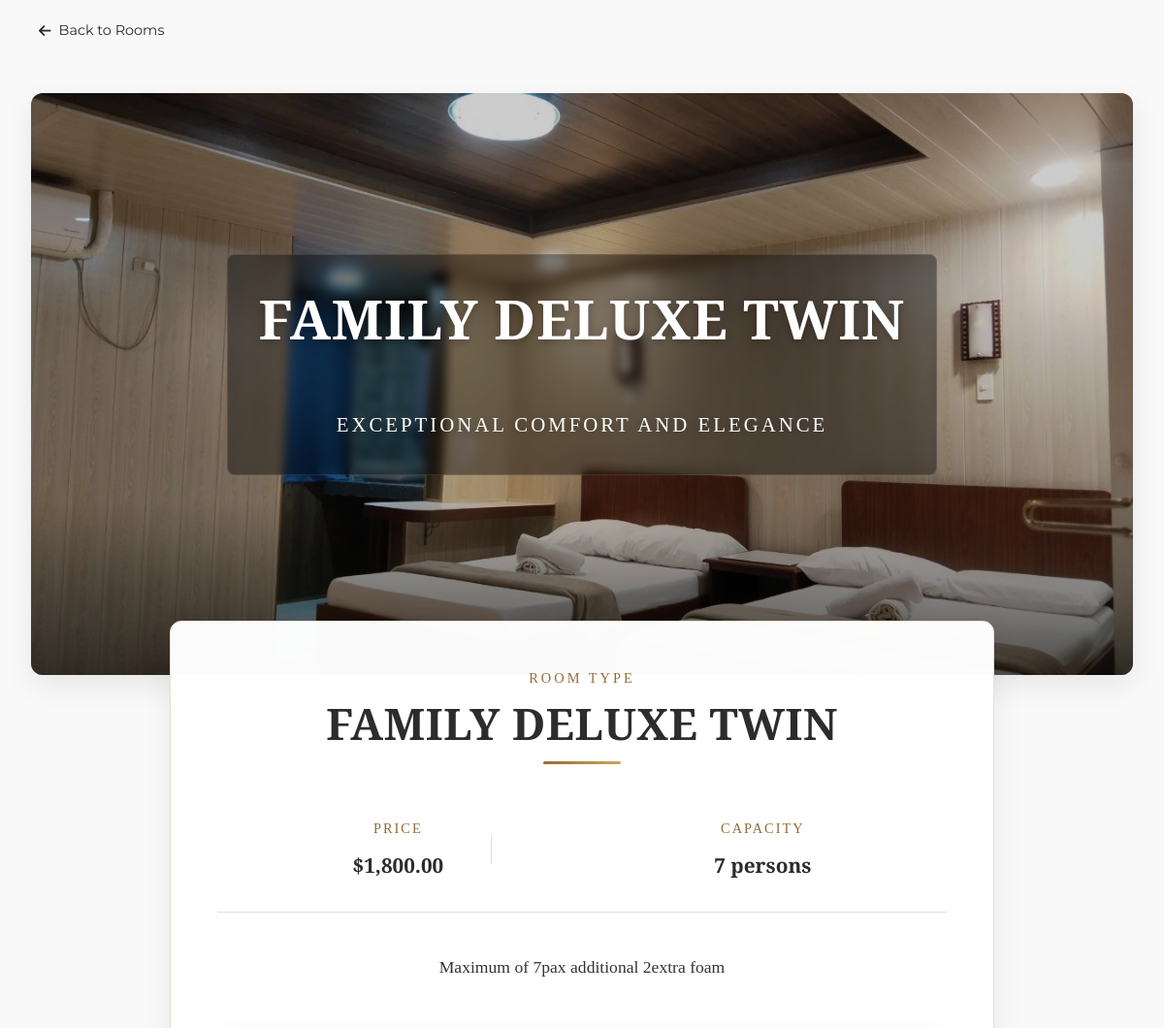
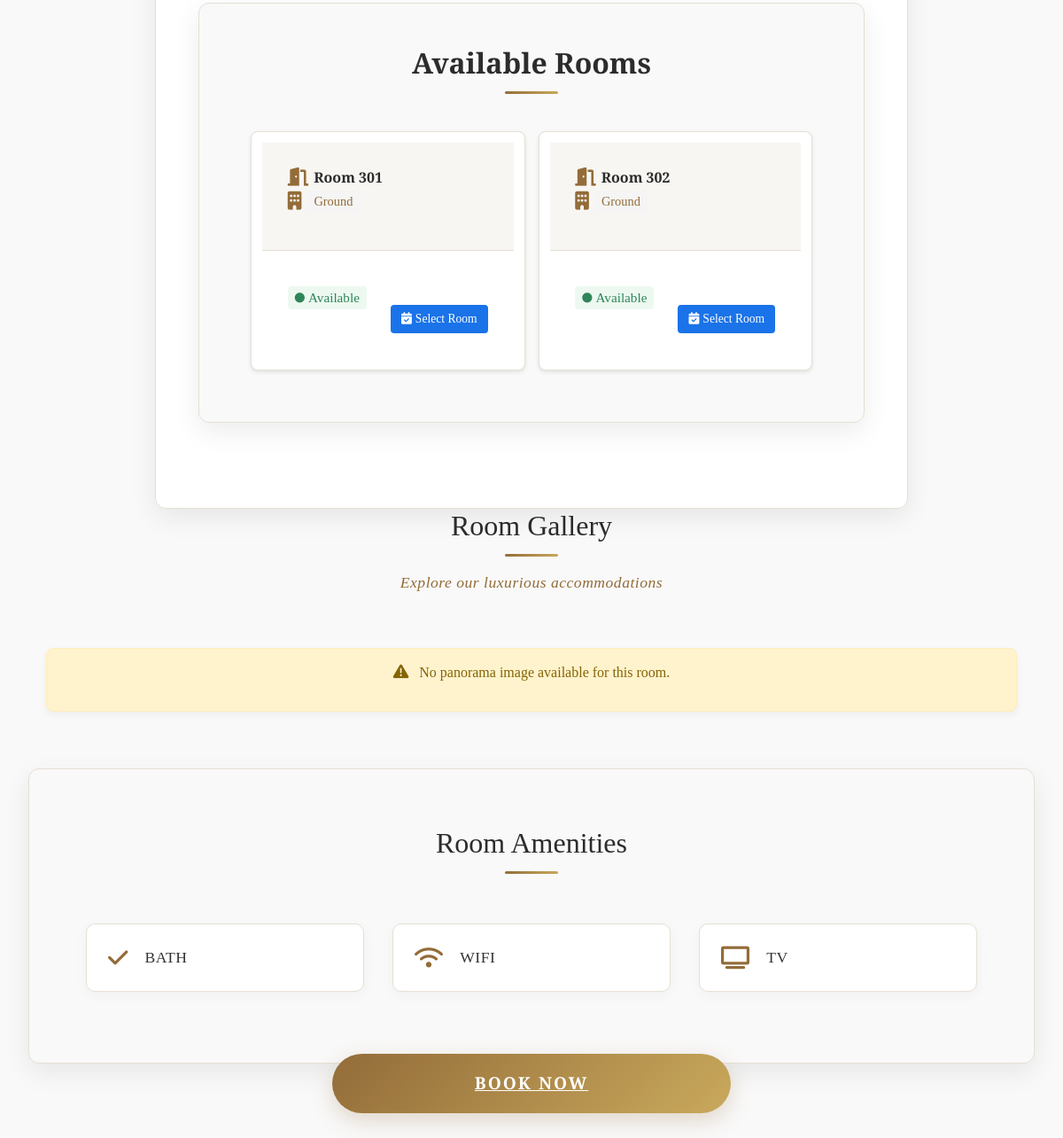
Page /landing_page/pages/room_details.php?room_type_id=3 on the committed database (2 pictures, top to bottom).
### tables this page shows
CREATE TABLE IF NOT EXISTS `room_types` (
  `room_type_id` int NOT NULL AUTO_INCREMENT,
  `type_name` varchar(50) NOT NULL,
  `description` text,
  `floor_type` int NOT NULL,
  `base_price` decimal(10,2) NOT NULL,
  `capacity` int NOT NULL,
  `amenities` text,
  `image_path` text,
  PRIMARY KEY (`room_type_id`)
);

CREATE TABLE IF NOT EXISTS `rooms` (
  `room_id` int NOT NULL AUTO_INCREMENT,
  `room_number` varchar(20) NOT NULL,
  `room_type_id` int NOT NULL,
  `description` text,
  `status` enum('available','occupied','maintenance','reserved') NOT NULL DEFAULT 'available',
  `is_active` tinyint(1) DEFAULT '1',
  PRIMARY KEY (`room_id`),
  UNIQUE KEY `room_number` (`room_number`),
  KEY `room_type_id` (`room_type_id`)
);

### landing_page/pages/room_details.php (the view, shortened to what this page needs)
<?php
require_once '../../config/db.php';
$room_type_id = $_GET['room_type_id'];
$type_query = "SELECT * FROM room_types WHERE room_type_id = ?";
$type_stmt  = $conn->prepare($type_query);
$type_stmt->bind_param("i", $room_type_id);
$type_stmt->execute();
$type_result = $type_stmt->get_result();
$room_type   = $type_result->fetch_assoc();
$rooms_query = "SELECT r.*, rt.floor_type, rm.* FROM rooms r LEFT JOIN room_types rt ON r.room_type_id = rt.room_type_id LEFT JOIN room_media rm ON rt.room_type_id = rm.room_type_id WHERE r.status = 'available' AND r.room_type_id = ?";
$rooms_stmt  = $conn->prepare($rooms_query);
$rooms_stmt->bind_param("i", $room_type_id);
$rooms_stmt->execute();
$rooms_result    = $rooms_stmt->get_result();
$available_rooms = [];
while ($room = $rooms_result->fetch_assoc()) {
    $available_rooms[] = $room;
}
if ($room_type) {
    $type_name   = $room_type['type_name'];
    $description = $room_type['description'];
    $base_price  = $room_type['base_price'];
    $capacity    = $room_type['capacity'];
    $amenities   = $room_type['amenities'];
    if (! empty($available_rooms)) {
        $room        = $available_rooms[0];
        $room_id     = $room['room_id'];
        $panorama_image = $room['panorama_image'];
    }
} else {
    echo "Room type not found.";
    exit;
}
?>
<!DOCTYPE html>
<html lang="en">
<head>
    <?php include_once '../includes/head.php'; ?>
    <link rel="stylesheet" href="../css/room_details.css">
</head>
<body>
    <div class="back-nav">
        <a href="index.php" class="back-button">
            <i class="fas fa-arrow-left"></i>
            Back to Rooms
        </a>
    </div>
    <div class="room-details">
        <div class="hero-section">
            <img src="../assets/images/luxury-twin.jpg" alt="<?php echo $type_name; ?>" class="hero-image">
            <div class="hero-overlay">
                <div class="hero-title">
                    <h1><?php echo $type_name; ?></h1>
                    <span class="subtitle">Exceptional Comfort and Elegance</span>
                </div>
            </div>
        </div>
        <div class="room-info" id="available-rooms">
            <div class="room-label">Room Type</div>
            <h1 class="room-title"><?php echo $type_name; ?></h1>
            <div class="room-meta">
                <div class="meta-item">
                    <div class="meta-label">Price</div>
                    <div class="meta-value">$<?php echo number_format($base_price, 2); ?></div>
                </div>
                <div class="meta-item">
                    <div class="meta-label">Capacity</div>
                    <div class="meta-value"><?php echo $capacity; ?> persons</div>
                </div>
            </div>
            <p class="room-description"><?php echo $description; ?></p>
            <div class="available-rooms">
                <h2>Available Rooms</h2>
                <?php if (! empty($available_rooms)): ?>
                    <div class="rooms-grid">
                        <?php foreach ($available_rooms as $room): ?>
                            <div class="room-card">
                                <div class="room-card-header">
                                    <div class="room-number">
                                        <i class="fas fa-door-open"></i>
                                        <h3>Room <?php echo $room['room_number']; ?></h3>
                                    </div>
                                    <div class="room-floor">
                                        <i class="fas fa-building"></i>
                                        <span class="floor-badge">
                                            <?php echo $room['floor_type'] === 1 ? "Ground" : "Second"; ?>
                                        </span>
                                    </div>
                                </div>
                                <div class="room-card-body">
                                    <div class="room-status">
                                        <span class="status-badge <?php echo strtolower($room['status']); ?>">
                                            <i class="fas fa-circle"></i>
                                            <?php echo ucfirst($room['status']); ?>
                                        </span>
                                    </div>
                                    <div class="room-actions">
                                        <a href="booking-page.php?room_id=<?php echo $room['room_id']; ?>" class="select-room-btn">
                                            <i class="fas fa-calendar-check"></i>
                                            Select Room
                                        </a>
                                    </div>
                                </div>
                            </div>
                        <?php endforeach; ?>
                    </div>
                <?php endif; ?>
            </div>
        </div>
        <div class="room-photos">
            <h2 class="section-title">Room Gallery</h2>
            <p class="section-subtitle">Explore our luxurious accommodations</p>
            <?php if (!empty($panorama_image)): ?>
                <div class="panorama-section">
                    <h2 class="section-title">360° Room View</h2>
                    <p class="section-subtitle">Experience the room in immersive 360°</p>
                    <div class="panorama-container">
                        <a href="panorama_viewer.php?room_id=<?php echo $room_id; ?>" class="panorama-link">
                            <img src="../../public/panoramas/<?php echo htmlspecialchars($panorama_image); ?>" alt="360° view of <?php echo htmlspecialchars($type_name); ?>" class="panorama-image">
                            <div class="panorama-overlay">
                                <span class="panorama-hint"><i class="fas fa-vr-cardboard"></i> View in 360°</span>
                            </div>
                        </a>
                    </div>
                </div>
            <?php else: ?>
                <div class="no-panorama-message">
                    <p><i class="fas fa-exclamation-triangle"></i> No panorama image available for this room.</p>
                </div>
            <?php endif; ?>
        </div>
        <div class="amenities-section">
            <h2 class="section-title">Room Amenities</h2>
            <div class="amenities-grid">
                <?php
                $amenities_array = array_map('strtoupper', explode(',', $amenities));
                $amenity_icons   = [
                    'WIFI'             => 'fa-wifi',
                    'TV'               => 'fa-tv',
                    'AIR CONDITIONING' => 'fa-snowflake',
                    'MINI BAR'         => 'fa-wine-glass',
                    'SAFE'             => 'fa-vault',
                    'ROOM SERVICE'     => 'fa-concierge-bell',
                    'COFFEE MAKER'     => 'fa-mug-hot',
                    'HAIR DRYER'       => 'fa-wind',
                    'BATH AMENITIES'   => 'fa-bath',
                ];
                foreach ($amenities_array as $amenity) {
                    $amenity = trim($amenity);
                    $icon    = isset($amenity_icons[$amenity]) ? $amenity_icons[$amenity] : 'fa-check';
                    echo "<div class='amenity-item'>";
                    echo "<i class='fas {$icon} amenity-icon'></i>";
                    echo "<span class='amenity-text'>{$amenity}</span>";
                    echo "</div>";
                }
                ?>
            </div>
        </div>
        <div class="book-now-container">
            <a href="#available-rooms" class="book-now">Book Now</a>
        </div>
    </div>
</body>
</html>

### landing_page/css/style.css (style rules this page uses)
:root { --primary-color: #c8a97e; --secondary-color: #1c3c64; --accent-color: #9c7a48; --dark-text: #1a1a1a; --light-text: #707070; --light-bg: #f7f7f7; --white: #ffffff; --shadow: 0 10px 30px rgba(0, 0, 0, 0.08); --luxury-gradient: linear-gradient( 135deg, var(--primary-color) 0%, var(--accent-color) 100% ); }
* { margin: 0; padding: 0; box-sizing: border-box; font-family: "Playfair Display", serif; }
body { background-color: var(--light-bg) !important; color: var(--dark-text); }
.hero-title { font-family: "Playfair Display", serif; font-size: 90px; font-weight: 700; margin-bottom: 40px; text-transform: uppercase; color: var(--white); letter-spacing: 2px; text-shadow: 0 2px 10px rgba(0, 0, 0, 0.3); animation: fade-in 1.2s ease-out; line-height: 1.1; }
@media (max-width: 1200px) { .hero-title { font-size: 72px; } }

### landing_page/pages/room_details.php (style rules this page uses)
.rooms-grid { display: grid; grid-template-columns: repeat(auto-fill, minmax(240px, 1fr)); gap: 15px; padding: 10px; }
.room-card { background: #fff; border-radius: 8px; box-shadow: 0 2px 4px rgba(0,0,0,0.1); padding: 12px; transition: transform 0.2s ease; }
.room-card-header { margin-bottom: 8px; }
.room-number { display: flex; align-items: center; gap: 6px; margin-bottom: 4px; }
.room-number h3 { font-size: 1rem; margin: 0; }
.room-floor { display: flex; align-items: center; gap: 6px; font-size: 0.85rem; }
.floor-badge { background: #f5f5f5; padding: 2px 8px; border-radius: 4px; }
.room-card-body { display: flex; justify-content: space-between; align-items: center; margin-top: 8px; }
.room-status { font-size: 0.85rem; }
.status-badge { display: flex; align-items: center; gap: 4px; padding: 2px 8px; border-radius: 4px; background: #e8f5e9; color: #2e7d32; }
.status-badge i { font-size: 0.7rem; }
.select-room-btn { font-size: 0.85rem; padding: 6px 12px; background: #1a73e8; color: white; border-radius: 4px; text-decoration: none; display: flex; align-items: center; gap: 4px; transition: background 0.2s ease; }

### rows in the picture
room_types: type_name "FAMILY DELUXE TWIN", base_price "1,800.00", capacity "7", description "Maximum of 7pax additional 2extra foam", amenities "BATH", amenities "WIFI", amenities "TV"
rooms: room_number "301", status "Available"
rooms: room_number "302", status "Available"
